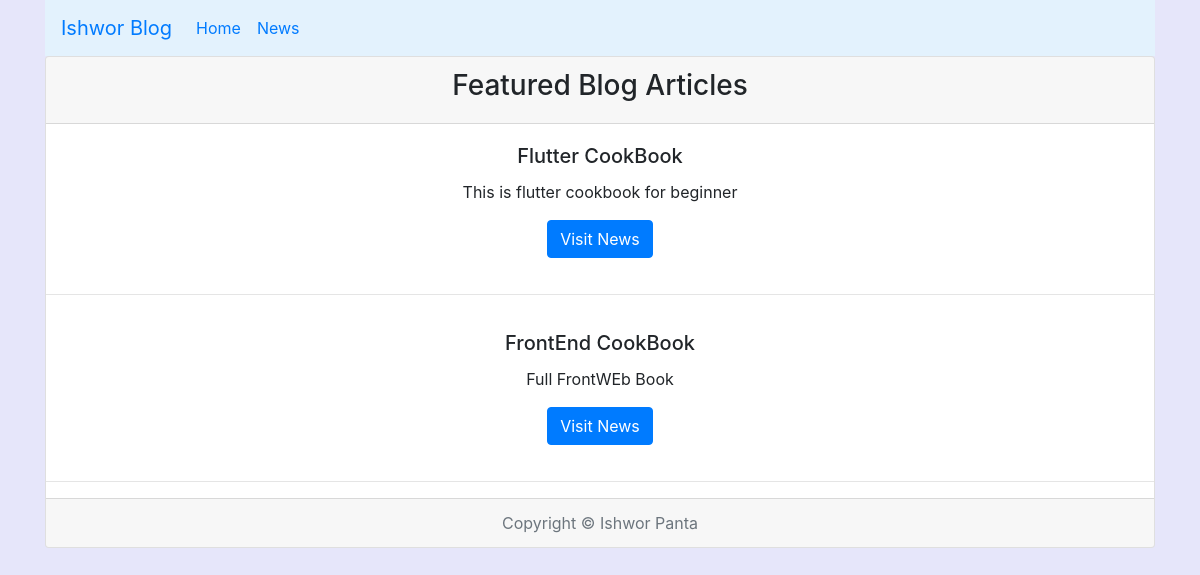
Page /article/all_news/ on the earlier database version.
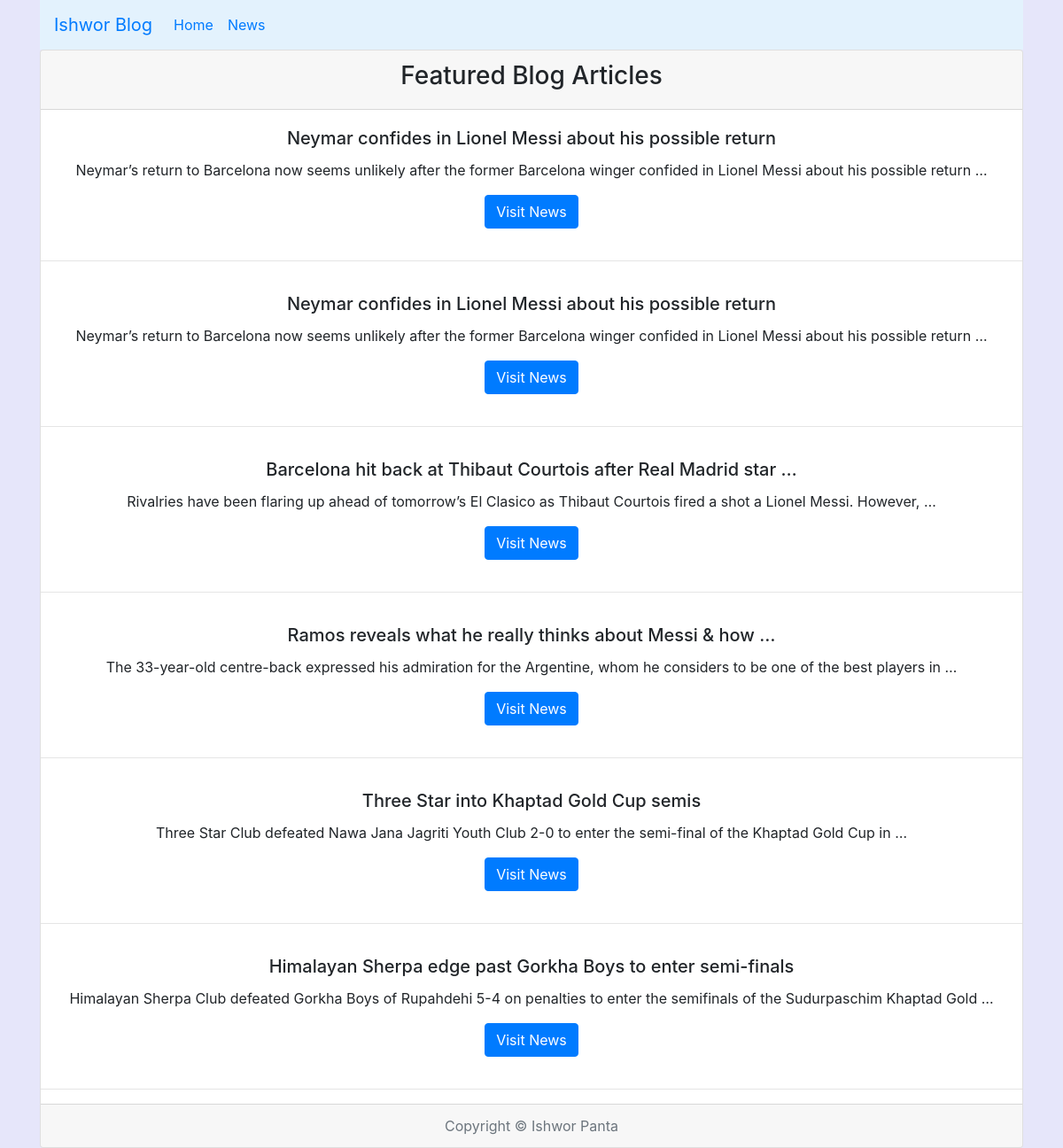
Same page on the later database version.
### articles/models.py (models this page shows, shortened)
class Article(models.Model):
    author = models.ForeignKey(
        'auth.User', on_delete=models.CASCADE)
    title = models.CharField(max_length=200)
    text = models.TextField()
    date_added = models.DateTimeField(default=timezone.now, blank=True)
    class Meta:
        ordering = ['-date_added']

### articles/views.py (the view)
class ArticleAllView(ListView):
    model = Article
    template_name = 'news.html'

### templates/news.html
{% extends 'base.html' %}
{% block content %}
<div class="card text-center">
    <div class="card-header">
        <h3>Featured Blog Articles</h3>
    </div>
    {% for arti in object_list %}
    <div class="card-body">
        <h5 class="card-title">{{arti.title|truncatewords:10}}</h5>
        <p class="card-text">{{arti.text|truncatewords:20}}</p>
        <a href="{% url 'article_page' arti.pk %}" class="btn btn-primary">Visit News </a>
    </div>
    <hr>
    {% endfor %}
    <div class="card-footer text-muted">
        Copyright &copy; Ishwor Panta
    </div>
</div>
{% endblock content %}

Differences in the rows shown:
removed Article: title "Flutter CookBook", text "This is flutter cookbook for beginner"
removed Article: title "FrontEnd CookBook", text "Full FrontWEb Book"
added Article: title "Neymar confides in Lionel Messi about his possible return", text "Neymar’s return to Barcelona now seems unlikely after the former Barcelona winger confided in Lionel Messi about his possible return …"
added Article: title "Neymar confides in Lionel Messi about his possible return", text "Neymar’s return to Barcelona now seems unlikely after the former Barcelona winger confided in Lionel Messi about his possible return …"
added Article: title "Barcelona hit back at Thibaut Courtois after Real Madrid star …", text "Rivalries have been flaring up ahead of tomorrow’s El Clasico as Thibaut Courtois fired a shot a Lionel Messi. However, …"
added Article: title "Ramos reveals what he really thinks about Messi & how …", text "The 33-year-old centre-back expressed his admiration for the Argentine, whom he considers to be one of the best players in …"
added Article: title "Three Star into Khaptad Gold Cup semis", text "Three Star Club defeated Nawa Jana Jagriti Youth Club 2-0 to enter the semi-final of the Khaptad Gold Cup in …"
added Article: title "Himalayan Sherpa edge past Gorkha Boys to enter semi-finals", text "Himalayan Sherpa Club defeated Gorkha Boys of Rupahdehi 5-4 on penalties to enter the semifinals of the Sudurpaschim Khaptad Gold …"
